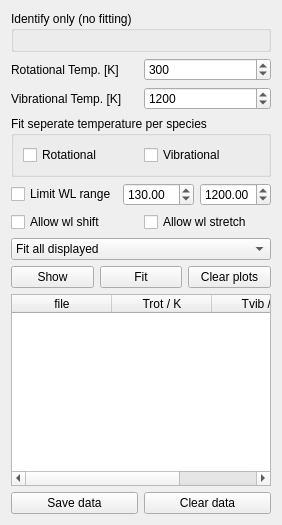
       <widget class="QWidget" name="molecules_tab">
        <attribute name="title">
         <string>Molecules</string>
        </attribute>
        <layout class="QVBoxLayout" name="verticalLayout_10">
         <item>
          <layout class="QGridLayout" name="mol_select_grid"/>
         </item>
         <item>
          <widget class="QGroupBox" name="mol_select_nofit_group">
           <property name="title">
            <string>Identify only (no fitting)</string>
           </property>
           <layout class="QVBoxLayout" name="verticalLayout_11">
            <item>
             <layout class="QGridLayout" name="mol_select_grid_nofit"/>
            </item>
           </layout>
          </widget>
         </item>
         <item>
          <layout class="QHBoxLayout" name="horizontalLayout_27">
           <item>
            <widget class="QLabel" name="label_14">
             <property name="text">
              <string>Rotational Temp. [K]</string>
             </property>
            </widget>
           </item>
           <item>
            <widget class="QSpinBox" name="mol_Trot_sbox">
             <property name="minimum">
              <number>1</number>
             </property>
             <property name="maximum">
              <number>9999</number>
             </property>
             <property name="singleStep">
              <number>50</number>
             </property>
             <property name="value">
              <number>300</number>
             </property>
            </widget>
           </item>
          </layout>
         </item>
         <item>
          <layout class="QHBoxLayout" name="horizontalLayout_29">
           <item>
            <widget class="QLabel" name="label_15">
             <property name="text">
              <string>Vibrational Temp. [K]</string>
             </property>
            </widget>
           </item>
           <item>
            <widget class="QSpinBox" name="mol_Tvib_sbox">
             <property name="minimum">
              <number>1</number>
             </property>
             <property name="maximum">
              <number>9999</number>
             </property>
             <property name="singleStep">
              <number>50</number>
             </property>
             <property name="value">
              <number>1200</number>
             </property>
            </widget>
           </item>
          </layout>
         </item>
         <item>
          <widget class="QGroupBox" name="mol_multitemp_group">
           <property name="enabled">
            <bool>true</bool>
           </property>
           <property name="title">
            <string>Fit seperate temperature per species</string>
           </property>
           <layout class="QVBoxLayout" name="verticalLayout_15">
            <item>
             <layout class="QHBoxLayout" name="horizontalLayout_45">
              <item>
               <widget class="QCheckBox" name="mol_multifit_rot_check">
                <property name="text">
                 <string>Rotational</string>
                </property>
               </widget>
              </item>
              <item>
               <widget class="QCheckBox" name="mol_multifit_vib_check">
                <property name="text">
                 <string>Vibrational</string>
                </property>
               </widget>
              </item>
             </layout>
            </item>
           </layout>
          </widget>
         </item>
         <item>
          <layout class="QHBoxLayout" name="horizontalLayout_31">
           <item>
            <widget class="QCheckBox" name="mol_limit_range_check">
             <property name="text">
              <string>Limit WL range</string>
             </property>
            </widget>
           </item>
           <item>
            <widget class="QDoubleSpinBox" name="mol_min_wl_sbox">
             <property name="minimum">
              <double>1.000000000000000</double>
             </property>
             <property name="maximum">
              <double>9999.000000000000000</double>
             </property>
             <property name="value">
              <double>130.000000000000000</double>
             </property>
            </widget>
           </item>
           <item>
            <widget class="QDoubleSpinBox" name="mol_max_wl_sbox">
             <property name="minimum">
              <double>11.000000000000000</double>
             </property>
             <property name="maximum">
              <double>9999.000000000000000</double>
             </property>
             <property name="value">
              <double>1200.000000000000000</double>
             </property>
            </widget>
           </item>
          </layout>
         </item>
         <item>
          <layout class="QHBoxLayout" name="horizontalLayout_34">
           <item>
            <widget class="QCheckBox" name="mol_wl_shift_check">
             <property name="text">
              <string>Allow wl shift</string>
             </property>
            </widget>
           </item>
           <item>
            <widget class="QCheckBox" name="mol_wl_stretch_check">
             <property name="text">
              <string>Allow wl stretch</string>
             </property>
            </widget>
           </item>
          </layout>
         </item>
         <item>
          <layout class="QHBoxLayout" name="horizontalLayout_46">
           <item>
            <widget class="QComboBox" name="mol_fit_what_combobox">
             <item>
              <property name="text">
               <string>Fit all displayed</string>
              </property>
             </item>
             <item>
              <property name="text">
               <string>Fit all selected</string>
              </property>
             </item>
            </widget>
           </item>
          </layout>
         </item>
         <item>
          <layout class="QHBoxLayout" name="horizontalLayout_28">
           <item>
            <widget class="QPushButton" name="mol_show_btn">
             <property name="text">
              <string>Show</string>
             </property>
            </widget>
           </item>
           <item>
            <widget class="QPushButton" name="mol_fit_btn">
             <property name="text">
              <string>Fit</string>
             </property>
            </widget>
           </item>
           <item>
            <widget class="QPushButton" name="mol_clear_btn">
             <property name="text">
              <string>Clear plots</string>
             </property>
            </widget>
           </item>
          </layout>
         </item>
         <item>
          <widget class="QTableWidget" name="mol_fit_results_table">
           <property name="contextMenuPolicy">
            <enum>Qt::CustomContextMenu</enum>
           </property>
           <column>
            <property name="text">
             <string>file</string>
            </property>
           </column>
           <column>
            <property name="text">
             <string>Trot / K</string>
            </property>
           </column>
           <column>
            <property name="text">
             <string>Tvib / K</string>
            </property>
           </column>
          </widget>
         </item>
         <item>
          <layout class="QHBoxLayout" name="horizontalLayout_30">
           <item>
            <widget class="QPushButton" name="mol_save_btn">
             <property name="text">
              <string>Save data</string>
             </property>
            </widget>
           </item>
           <item>
            <widget class="QPushButton" name="mol_clear_data_btn">
             <property name="text">
              <string>Clear data</string>
             </property>
            </widget>
           </item>
          </layout>
         </item>
        </layout>
       </widget>
